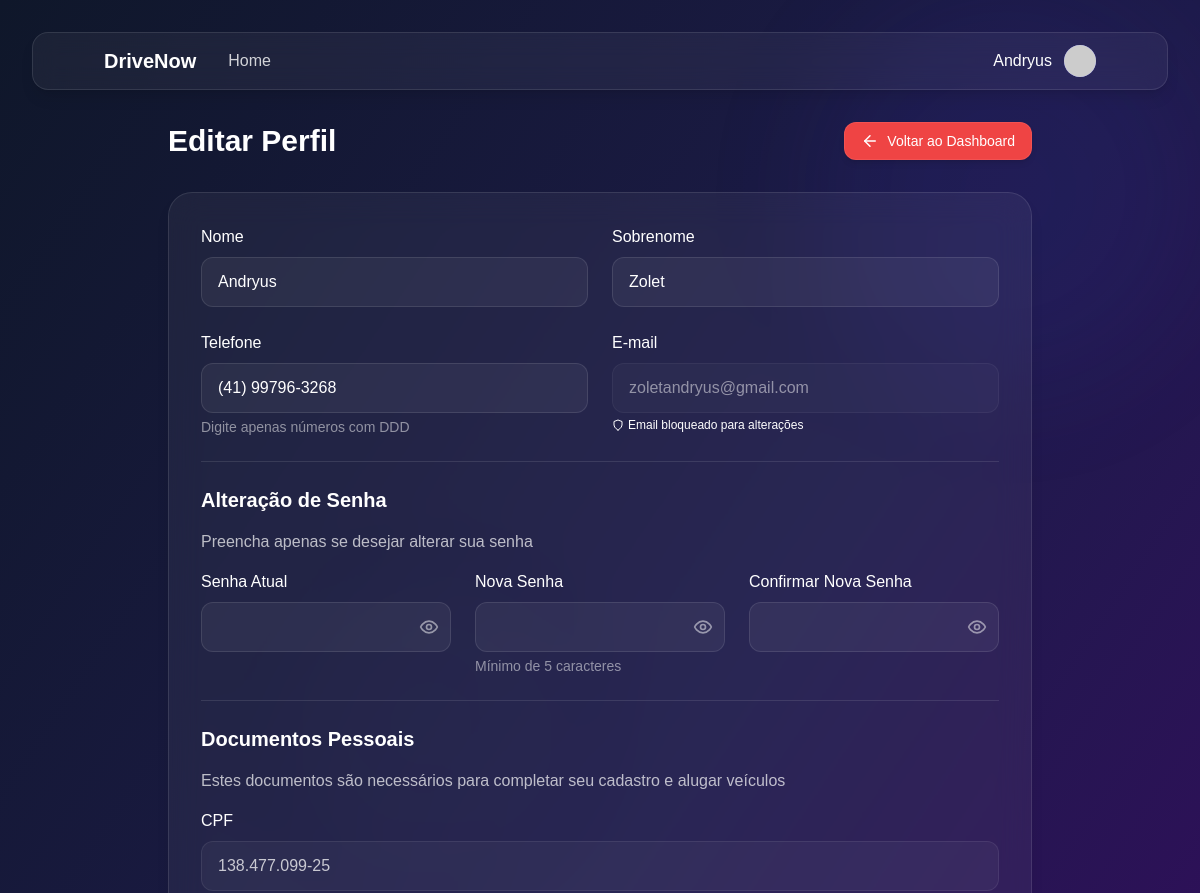
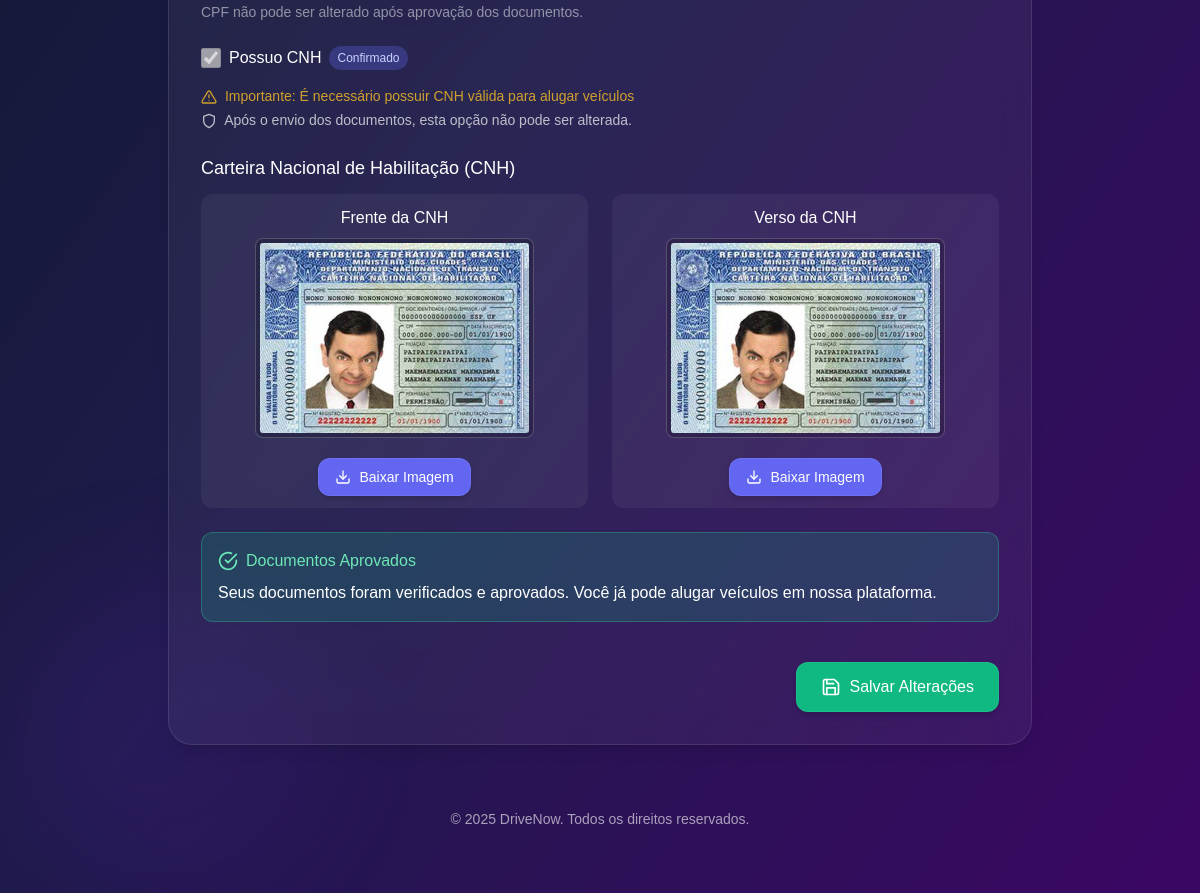
The app's page /drivenow/perfil/editar.php (signed in) with its own data (2 pictures, top to bottom).
### tables this page shows
CREATE TABLE `conta_usuario` (
  `id` int(11) NOT NULL AUTO_INCREMENT,
  `is_admin` tinyint(1) NOT NULL DEFAULT 0,
  `primeiro_nome` varchar(50) DEFAULT NULL,
  `segundo_nome` varchar(50) DEFAULT NULL,
  `telefone` varchar(20) DEFAULT NULL,
  `e_mail` varchar(100) DEFAULT NULL,
  `senha` varchar(255) DEFAULT NULL,
  `data_de_entrada` date DEFAULT NULL,
  `foto_perfil` varchar(255) DEFAULT NULL,
  `cpf` varchar(14) DEFAULT NULL COMMENT 'CPF do usuário',
  `foto_cnh_frente` varchar(255) DEFAULT NULL COMMENT 'Caminho para foto da CNH (frente)',
  `foto_cnh_verso` varchar(255) DEFAULT NULL COMMENT 'Caminho para foto da CNH (verso)',
  `status_docs` enum('pendente','verificando','aprovado','rejeitado') NOT NULL DEFAULT 'pendente' COMMENT 'Status da verificação dos documentos',
  `data_verificacao` datetime DEFAULT NULL COMMENT 'Data da última verificação',
  `admin_verificacao` int(11) DEFAULT NULL COMMENT 'ID do admin que verificou os documentos',
  `tem_cnh` tinyint(1) NOT NULL DEFAULT 0 COMMENT 'Se o usuário possui CNH',
  `cadastro_completo` tinyint(1) NOT NULL DEFAULT 0 COMMENT 'Se o usuário completou o cadastro com documentos',
  `observacoes_docs` text DEFAULT NULL COMMENT 'Observações da verificação',
  `mensagens_nao_lidas` int(11) NOT NULL DEFAULT 0,
  `media_avaliacao_proprietario` decimal(3,1) DEFAULT NULL,
  `total_avaliacoes_proprietario` int(11) DEFAULT 0,
  `media_avaliacao_locatario` decimal(3,1) DEFAULT NULL,
  `total_avaliacoes_locatario` int(11) DEFAULT 0,
  PRIMARY KEY (`id`),
  UNIQUE KEY `e_mail` (`e_mail`)
);

### drivenow/perfil/editar.php (the view, shortened to what the rows shown need)
<?php
require_once '../includes/auth.php';
$usuario = getUsuario();
global $pdo;
$stmt = $pdo->prepare("SELECT * FROM conta_usuario WHERE id = ?");
$stmt->execute([$usuario['id']]);
$docData = $stmt->fetch(PDO::FETCH_ASSOC);
$temCnhFrente = !empty($docData['foto_cnh_frente']);
$temCnhVerso = !empty($docData['foto_cnh_verso']);
$jaEnviouDocumentos = $temCnhFrente && $temCnhVerso;
$docsAprovados = $docData['status_docs'] == 'aprovado';
function getImagemUrl($caminho) {
    $caminho = str_replace('\\', '/', $caminho);
    $caminhoBase = '../';
    $fullPath = $caminhoBase . $caminho;
    $normalizedPath = realpath($fullPath);
    return $caminhoBase . $caminho;
}
function verificarArquivo($caminho) {
    $caminho = str_replace('\\', '/', $caminho);
    $possibilidades = [
        '../' . $caminho,
        $caminho,
        realpath('../' . $caminho),
        realpath($caminho)
    ];
    foreach ($possibilidades as $path) {
        if ($path && file_exists($path) && is_readable($path)) {
            return true;
        }
    }
    return false;
}
?>
<!DOCTYPE html>
<html lang="pt-br">
<head>
    <script src="https://cdn.tailwindcss.com"></script>
</head>
<body class="min-h-screen bg-gradient-to-br from-slate-900 via-indigo-950 to-purple-950 text-white p-4 md:p-8 overflow-x-hidden">
    <header class="backdrop-blur-md bg-white/5 border subtle-border rounded-2xl mb-8 shadow-lg overflow-hidden">
        <div class="container mx-auto px-4 py-3">
            <div class="flex justify-between items-center">
                <div class="flex items-center">
                    <h1 class="text-xl font-bold text-white mr-8">DriveNow</h1>
                </div>
                <div class="flex items-center gap-3">
                    <span class="text-white hidden md:inline"><?= htmlspecialchars($usuario['primeiro_nome']) ?></span>
                    <div class="relative h-8 w-8 transition-transform hover:scale-110 rounded-full flex items-center justify-center bg-indigo-500 text-white overflow-hidden">
                        <?php if (isset($usuario['foto_perfil']) && !empty($usuario['foto_perfil'])): ?>
                            <img src="<?= htmlspecialchars($usuario['foto_perfil']) ?>" alt="Foto de Perfil" class="h-full w-full object-cover">
                        <?php else: ?>
                            <img src="https://api.dicebear.com/7.x/initials/svg?seed=<?= urlencode($usuario['primeiro_nome']) ?>&backgroundColor=818cf8&textColor=ffffff&fontSize=40" alt="Usuário" class="h-full w-full object-cover">
                        <?php endif; ?>
                    </div>
                </div>
            </div>
        </div>
    </header>
    <main class="container mx-auto">
        <div class="max-w-4xl mx-auto px-4">
            <div class="flex items-center justify-between mb-8">
                <h2 class="text-2xl md:text-3xl font-bold text-white">Editar Perfil</h2>
            </div>
            <div class="backdrop-blur-lg bg-white/5 border subtle-border rounded-3xl p-6 md:p-8 shadow-lg">
                <form method="POST" class="space-y-6" id="formEditarPerfil" enctype="multipart/form-data" onsubmit="return validarFormulario()">
                    <div class="grid grid-cols-1 md:grid-cols-2 gap-6">
                        <div>
                            <label for="primeiro_nome" class="block text-white font-medium mb-2">Nome</label>
                            <input
                                type="text"
                                id="primeiro_nome"
                                name="primeiro_nome"
                                class="w-full px-4 py-3 bg-white/5 border border-white/10 rounded-xl text-white focus:outline-none focus:ring-2 focus:ring-indigo-500/50"
                                value="<?= htmlspecialchars($usuario['primeiro_nome']) ?>"
                                required
                            >
                        </div>
                        <div>
                            <label for="segundo_nome" class="block text-white font-medium mb-2">Sobrenome</label>
                            <input
                                type="text"
                                id="segundo_nome"
                                name="segundo_nome"
                                class="w-full px-4 py-3 bg-white/5 border border-white/10 rounded-xl text-white focus:outline-none focus:ring-2 focus:ring-indigo-500/50"
                                value="<?= htmlspecialchars($usuario['segundo_nome']) ?>"
                                required
                            >
                        </div>
                        <div>
                            <label for="telefone" class="block text-white font-medium mb-2">Telefone</label>
                            <input
                                type="tel"
                                id="telefone"
                                name="telefone"
                                class="w-full px-4 py-3 bg-white/5 border border-white/10 rounded-xl text-white focus:outline-none focus:ring-2 focus:ring-indigo-500/50"
                                value="<?= htmlspecialchars($docData['telefone'] ?? '') ?>"
                                placeholder="(00) 00000-0000"
                            >
                            <p class="text-white/50 text-sm mt-1">Digite apenas números com DDD</p>
                        </div>
                        <div>
                            <label for="email" class="block text-white font-medium mb-2">E-mail</label>
                            <input
                                type="text"
                                id="email"
                                name="email"
                                class="w-full px-4 py-3 bg-white/5 border border-white/10 rounded-xl text-white focus:outline-none focus:ring-2 focus:ring-indigo-500/50 opacity-50 cursor-not-allowed"
                                value="<?= htmlspecialchars($docData['e_mail'] ?? '') ?>"
                                readonly
                            >
                            <p class="flex items-center text-white-300/10 text-xs mt-1">
                                <svg xmlns="http://www.w3.org/2000/svg" width="12" height="12" viewBox="0 0 24 24" fill="none" stroke="currentColor" stroke-width="2" stroke-linecap="round" stroke-linejoin="round" class="mr-1">
                                    <path d="M12 22s8-4 8-10V5l-8-3-8 3v7c0 6 8 10 8 10z"></path>
                                </svg>
                                Email bloqueado para alterações
                            </p>
                        </div>
                    </div>
                    <div class="border-t border-white/10 pt-6 mt-6">
                        <div class="mb-6">
                            <div>
                                <label for="cpf" class="block text-white font-medium mb-2">CPF</label>
                                <input
                                    type="text"
                                    id="cpf"
                                    name="cpf"
                                    class="w-full px-4 py-3 bg-white/5 border border-white/10 rounded-xl text-white focus:outline-none focus:ring-2 focus:ring-indigo-500/50 <?= $docsAprovados ? 'opacity-75' : '' ?>"
                                    value="<?= htmlspecialchars($docData['cpf'] ?? '') ?>"
                                    placeholder="000.000.000-00"
                                    <?= $docsAprovados ? 'readonly' : '' ?>
                                >
                                <p class="text-white/50 text-sm mt-1">
                                    <?php if ($docsAprovados): ?>
                                        CPF não pode ser alterado após aprovação dos documentos.
                                    <?php else: ?>
                                        Digite apenas números
                                    <?php endif; ?>
                                </p>
                            </div>
                        </div>
                        <div class="mb-6">
                            <div class="flex items-center mb-4">
                                <input
                                    type="checkbox"
                                    id="tem_cnh"
                                    name="tem_cnh"
                                    class="w-5 h-5 rounded bg-white/5 border border-white/10 text-indigo-500 focus:ring-indigo-500/50"
                                    <?= ($docData['tem_cnh'] ?? false) ? 'checked' : '' ?>
                                    <?= $jaEnviouDocumentos ? 'disabled' : '' ?>
                                >
                                <label for="tem_cnh" class="ml-2 text-white">Possuo CNH</label>
                                <?php if ($jaEnviouDocumentos && ($docData['tem_cnh'] ?? false)): ?>
                                    <span class="ml-2 text-xs bg-indigo-500/30 text-indigo-200 py-1 px-2 rounded-full">
                                        Confirmado
                                    </span>
                                <?php endif; ?>
                            </div>
                        </div>
                        <div id="cnh_upload_container" class="<?= ($docData['tem_cnh'] ?? false) ? '' : 'hidden' ?>">
                            <?php if ($jaEnviouDocumentos): ?>
                                <div class="grid grid-cols-1 sm:grid-cols-2 gap-6 mb-4">
                                    <?php if ($temCnhFrente):
                                        $imgFrenteUrl = getImagemUrl($docData['foto_cnh_frente']);
                                        $arquivoFrenteExiste = verificarArquivo($docData['foto_cnh_frente']);
                                    ?>
                                        <div class="doc-image-container">
                                            <h5 class="text-white font-medium">Frente da CNH</h5>
                                            <?php if ($arquivoFrenteExiste): ?>
                                                <img src="<?= $imgFrenteUrl ?>" alt="CNH Frente" class="doc-image">
                                                <a href="download_documento.php?tipo=frente&id=<?= $usuario['id'] ?>"
                                                class="mt-3 bg-indigo-500 hover:bg-indigo-600 text-white rounded-xl transition-colors border border-indigo-400/30 px-4 py-2 text-sm font-medium shadow-md hover:shadow-lg flex items-center justify-center">
                                                    Baixar Imagem
                                                </a>
                                            <?php endif; ?>
                                        </div>
                                    <?php endif; ?>
                                    <?php if ($temCnhVerso):
                                        $imgVersoUrl = getImagemUrl($docData['foto_cnh_verso']);
                                        $arquivoVersoExiste = verificarArquivo($docData['foto_cnh_verso']);
                                    ?>
                                        <div class="doc-image-container">
                                            <h5 class="text-white font-medium">Verso da CNH</h5>
                                            <?php if ($arquivoVersoExiste): ?>
                                                <img src="<?= $imgVersoUrl ?>" alt="CNH Verso" class="doc-image">
                                                <a href="download_documento.php?tipo=verso&id=<?= $usuario['id'] ?>"
                                                class="mt-3 bg-indigo-500 hover:bg-indigo-600 text-white rounded-xl transition-colors border border-indigo-400/30 px-4 py-2 text-sm font-medium shadow-md hover:shadow-lg flex items-center justify-center">
                                                    Baixar Imagem
                                                </a>
                                            <?php endif; ?>
                                        </div>
                                    <?php endif; ?>
                                </div>
                            <?php endif; ?>
                        </div>
                    </div>
                </form>
            </div>
        </div>
    </main>
</body>
</html>

### records on screen
conta_usuario: primeiro_nome "Andryus", segundo_nome "Zolet", telefone "(41) 99796-3268", email "zoletandryus@gmail.com", cpf "138.477.099-25", foto_cnh_verso "☑", foto_cnh_frente (picture), foto_cnh_verso (picture)
